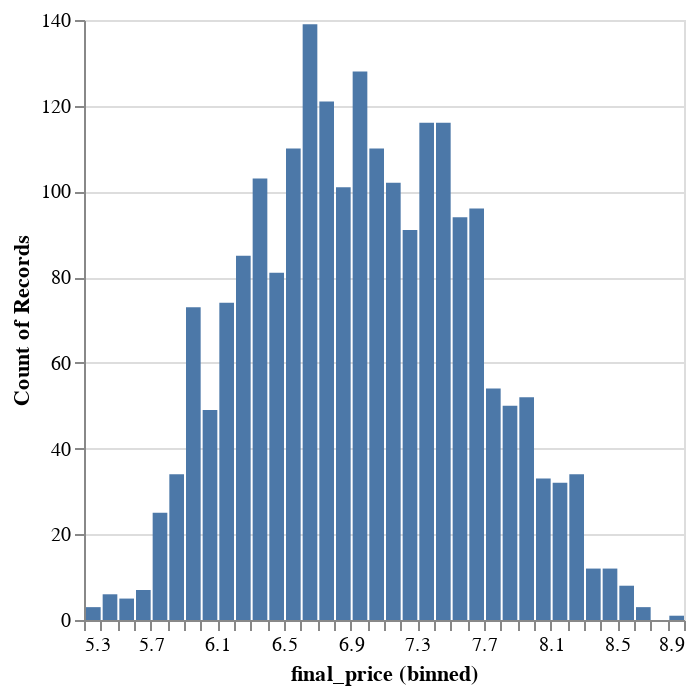

Here is the notebook cell this chart was saved with:
### Code cell
alt.Chart(df.with_columns(pl.col("final_price").log1p())).mark_bar().encode(
    alt.X("final_price:Q", bin=alt.BinParams(maxbins=50)),
    alt.Y("count()"),
)

### Figure 1 — Vega-Lite specification as saved in the notebook (floating-point values rounded to 4 significant figures; data arrays with more than 128 entries replaced by an {"elided": "..."} marker saying what was removed)
{"config": {"view": {"continuousWidth": 300, "continuousHeight": 300}}, "data": {"name": "data-2e0d9341a435599d5e4696efaf6f7c59"}, "mark": {"type": "bar"}, "encoding": {"x": {"bin": {"maxbins": 50}, "field": "final_price", "type": "quantitative"}, "y": {"aggregate": "count", "type": "quantitative"}}, "$schema": "https://vega.github.io/schema/vega-lite/v5.20.1.json", "datasets": {"data-2e0d9341a435599d5e4696efaf6f7c59": {"elided": "2160 records"}}}
